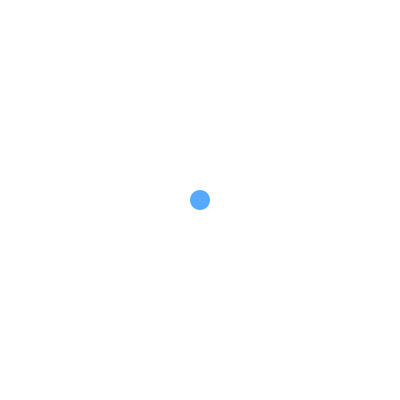
Frame 1 (no input)
Frame 60 (the mouse pressed at the canvas centre just before this capture): identical to frame 1, image omitted
Frame 120 (the mouse held since frame 60 and released just before this capture): identical to frame 1, image omitted

The Processing sketch that drew this single still picture (run headless with seeded random() and noise(); from frame 60 on, the mouse is pressed at the canvas centre):

// Processing sketch: MultipleKeyPresses
// ── MultipleKeyPresses.pde
int x, y;

void setup()
{
  size(400, 400);
  smooth();
  noStroke();
  
  x = width / 2;
  y = height / 2;
}

void draw()
{
  background(255);
  fill(#55AAFF);
  ellipse(x, y, 20, 20);
  if (kh) x--;
  if (kl) x++;
  if (kj) y++;
  if (kk) y--;
}

boolean kh, kj, kk, kl;
void keyPressed()
{
  switch (key)
  {
    case 'h': kh = true; break;
    case 'j': kj = true; break;
    case 'k': kk = true; break;
    case 'l': kl = true; break;
  }
}
void keyReleased()
{
  switch (key)
  {
    case 'h': kh = false; break;
    case 'j': kj = false; break;
    case 'k': kk = false; break;
    case 'l': kl = false; break;
  }
}
